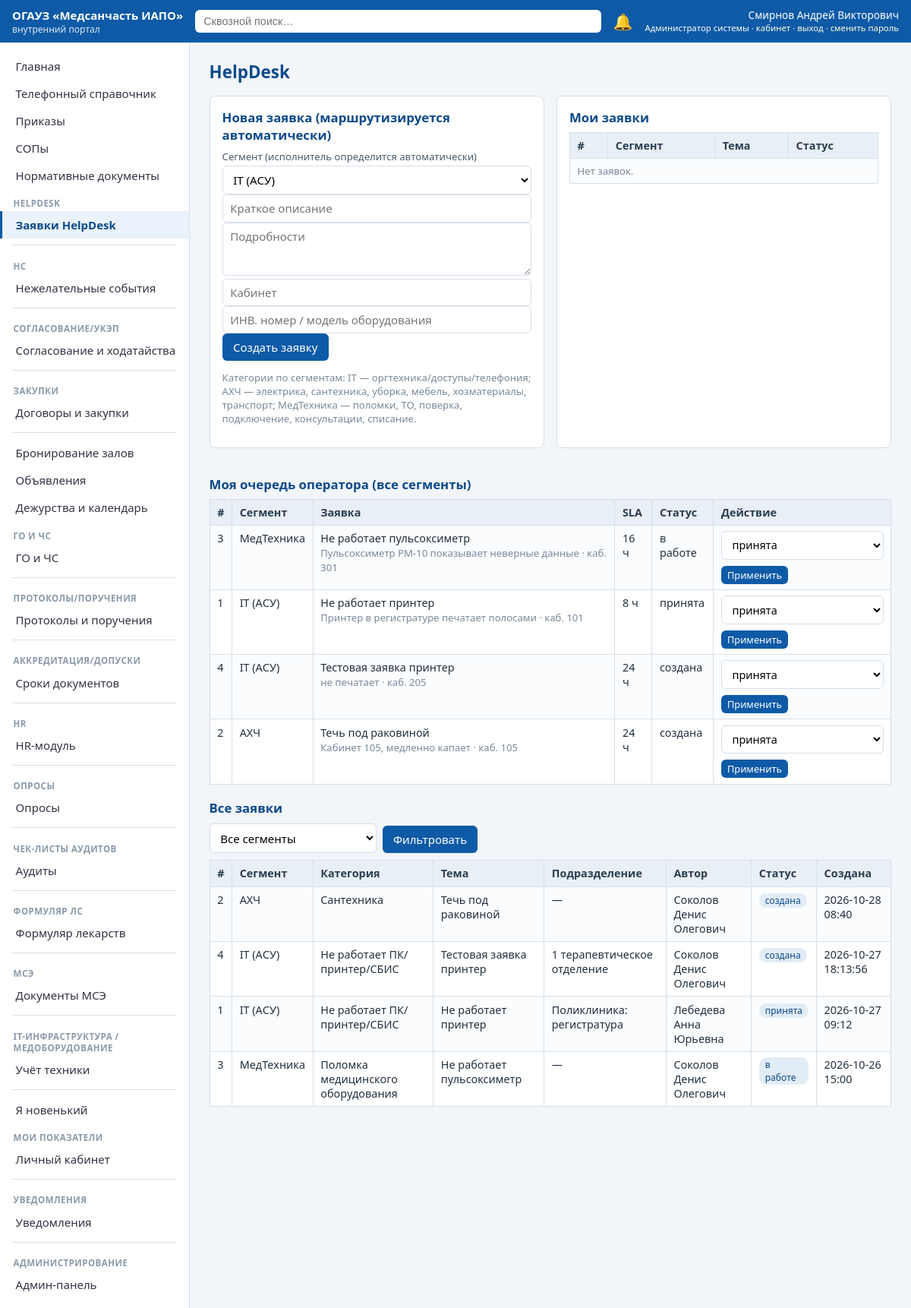
The app's page /helpdesk (signed in), older data.
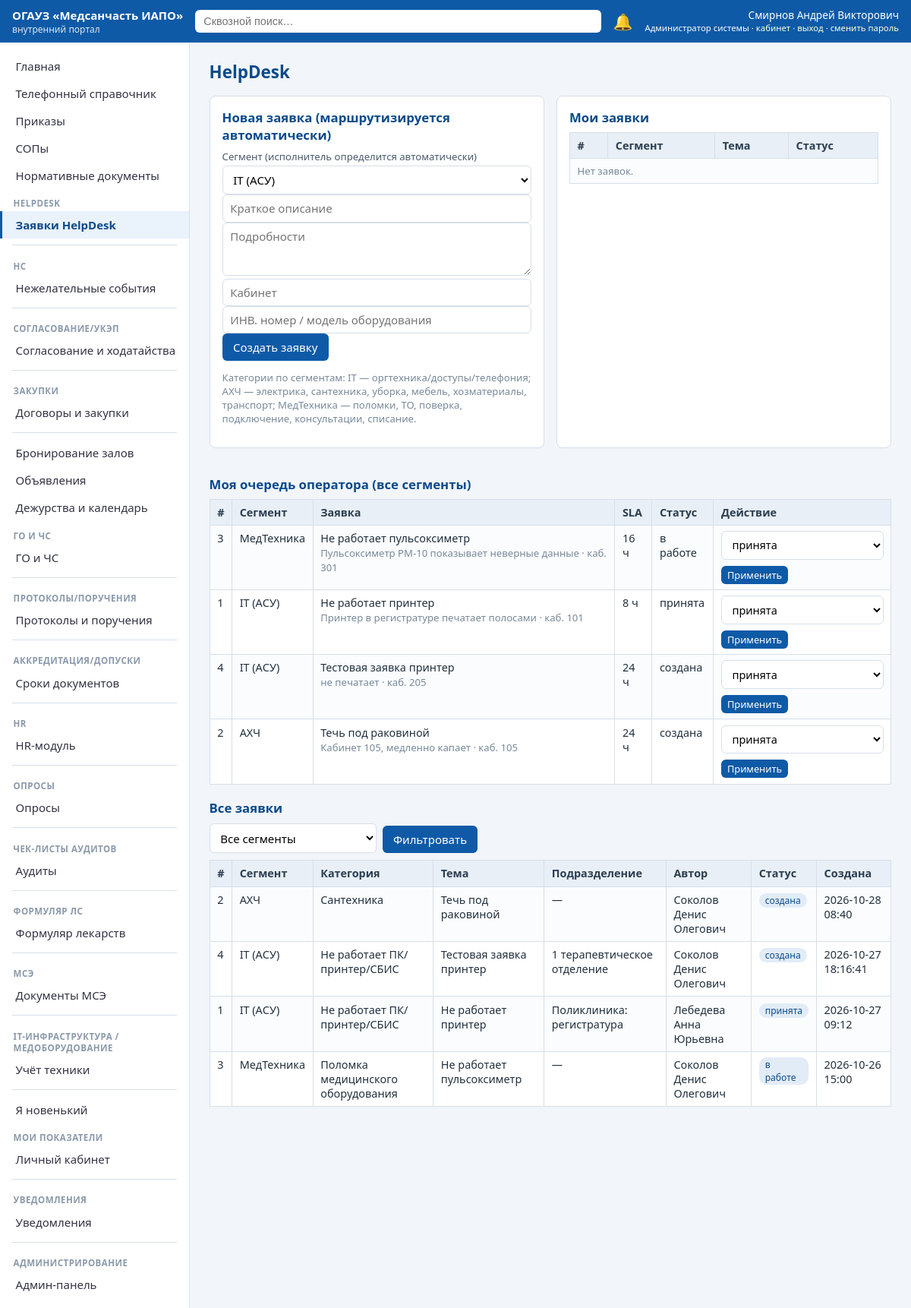
The same page, newer data.
### tables this page shows
CREATE TABLE ticket(
  id INTEGER PRIMARY KEY, segment TEXT, category TEXT, summary TEXT, description TEXT,
  dept_id INTEGER REFERENCES departments(id), room TEXT, asset_ref TEXT,
  author_id INTEGER REFERENCES users(id), assignee_id INTEGER REFERENCES users(id),
  status TEXT DEFAULT 'created', sla_hours INTEGER DEFAULT 24, created_at TEXT, closed_at TEXT,
  ns_id INTEGER);

CREATE TABLE departments(id INTEGER PRIMARY KEY, block_id INTEGER REFERENCES blocks(id), name TEXT);

CREATE TABLE users(
  id INTEGER PRIMARY KEY, fio TEXT, dept_id INTEGER REFERENCES departments(id),
  position TEXT, email TEXT, role_key TEXT REFERENCES roles(key),
  username TEXT UNIQUE, pw_hash TEXT, salt TEXT, must_change_pw INTEGER DEFAULT 0,
  active INTEGER DEFAULT 1, birth_month_day TEXT);

### app.py (the view)
@app.get("/helpdesk", response_class=HTMLResponse)
def helpdesk(request: Request, seg: str = ""):
    u = current_user(request)
    if not u:
        return RedirectResponse("/login", status_code=302)
    con = get_db()
    mine = con.execute("SELECT * FROM ticket WHERE author_id=? ORDER BY created_at DESC", (u["id"],)).fetchall()
    queue = []
    if u["role_key"] in OP_ROLE.values():
        myseg = [k for k, v in OP_ROLE.items() if v == u["role_key"]][0]
        queue = con.execute("SELECT * FROM ticket WHERE segment=? AND status NOT IN ('closed') ORDER BY created_at", (myseg,)).fetchall()
    elif u["role_key"] == "admin":
        queue = con.execute("SELECT * FROM ticket WHERE status NOT IN ('closed') ORDER BY created_at").fetchall()
    all_t = con.execute("""SELECT t.*, d.name dept_name, a.fio author_fio FROM ticket t
                          LEFT JOIN departments d ON d.id=t.dept_id LEFT JOIN users a ON a.id=t.author_id
                          ORDER BY t.created_at DESC""").fetchall()
    if seg:
        all_t = [t for t in all_t if t["segment"] == seg]
    cats = HD_CATEGORIES
    con.close()
    return ctx(request, mine=mine, queue=queue, tickets=all_t, cats=cats, seg=seg,
               seg_titles=SEG_TITLES, statuses={"created": "создана", "accepted": "принята", "in_work": "в работе",
                                                "done": "выполнена", "closed": "закрыта", "returned": "возвращена"}, template="helpdesk.html", section="HelpDesk")

### templates/helpdesk.html
{% extends "base.html" %}
{% block body %}
<div class="grid">
  <div class="card">
    <h2 style="margin-top:0">Новая заявка (маршрутизируется автоматически)</h2>
    <form method="post" action="/helpdesk/new">
      <div class="frow"><div style="flex:1"><label>Сегмент (исполнитель определится автоматически)</label>
        <select name="segment" required>
        {% for k, t in seg_titles.items() %}<option value="{{ k }}">{{ t }}</option>{% endfor %}</select></div></div>
      <div class="frow"><input type="text" name="summary" placeholder="Краткое описание" required></div>
      <div class="frow"><textarea name="description" placeholder="Подробности"></textarea></div>
      <div class="frow"><input type="text" name="room" placeholder="Кабинет"><input type="text" name="asset_ref" placeholder="ИНВ. номер / модель оборудования"></div>
      <button>Создать заявку</button>
    </form>
    <p class="muted">Категории по сегментам: IT — оргтехника/доступы/телефония; АХЧ — электрика, сантехника, уборка, мебель, хозматериалы, транспорт; МедТехника — поломки, ТО, поверка, подключение, консультации, списание.</p>
  </div>
  <div class="card">
    <h2 style="margin-top:0">Мои заявки</h2>
    <table><tr><th>#</th><th>Сегмент</th><th>Тема</th><th>Статус</th></tr>
    {% for t in mine %}<tr><td>{{ t['id'] }}</td><td>{{ seg_titles[t['segment']] }}</td><td>{{ t['summary'] }}</td>
    <td><span class="tag {{ 'green' if t['status']=='closed' else ('orange' if t['status']=='created' else '') }}">{{ statuses[t['status']] }}</span></td></tr>{% else %}
    <tr><td colspan="4" class="muted">Нет заявок.</td></tr>{% endfor %}</table>
  </div>
</div>
{% if queue %}
<h2>Моя очередь оператора{% if user['role_key']=='admin' %} (все сегменты){% endif %}</h2>
<table><tr><th>#</th><th>Сегмент</th><th>Заявка</th><th>SLA</th><th>Статус</th><th>Действие</th></tr>
{% for t in queue %}
<tr><td>{{ t['id'] }}</td><td>{{ seg_titles[t['segment']] }}</td><td>{{ t['summary'] }}<br><span class="muted">{{ t['description'] }} · каб. {{ t['room'] }}{{ ' · '+t['asset_ref'] if t['asset_ref'] else '' }}</span></td>
<td>{{ t['sla_hours'] }} ч</td><td>{{ statuses[t['status']] }}</td>
<td><form class="frow" method="post" action="/helpdesk/{{ t['id'] }}/status" style="margin:0">
  <select name="status">{% for s, l in statuses.items() %}<option value="{{ s }}" {{ 'selected' if s=='accepted' }}>{{ l }}</option>{% endfor %}</select>
  <button class="btn sm">Применить</button></form></td></tr>
{% endfor %}</table>
{% endif %}
<h2>Все заявки {% if seg %}(фильтр: {{ seg_titles[seg] }}){% endif %}</h2>
<form class="frow" method="get">
  <select name="seg" style="max-width:220px"><option value="">Все сегменты</option>
  {% for k, t in seg_titles.items() %}<option value="{{ k }}" {{ 'selected' if seg==k }}>{{ t }}</option>{% endfor %}</select>
  <button>Фильтровать</button>
</form>
<table><tr><th>#</th><th>Сегмент</th><th>Категория</th><th>Тема</th><th>Подразделение</th><th>Автор</th><th>Статус</th><th>Создана</th></tr>
{% for t in tickets %}<tr><td>{{ t['id'] }}</td><td>{{ seg_titles[t['segment']] }}</td><td>{{ t['category'] }}</td>
<td>{{ t['summary'] }}{% if t['ns_id'] %} <span class="tag orange">из НС №{{ t['ns_id'] }}</span>{% endif %}</td>
<td>{{ t['dept_name'] or '—' }}</td><td>{{ t['author_fio'] }}</td>
<td><span class="tag {{ 'green' if t['status']=='closed' else ('red' if t['status']=='returned' else '') }}">{{ statuses[t['status']] }}</span></td>
<td>{{ t['created_at'] }}</td></tr>{% endfor %}</table>
{% endblock %}

Row changes from the older to the newer data that the page shows:
changed ticket "Тестовая заявка принтер": created_at "2026-10-27 18:13:56" → "2026-10-27 18:16:41"
